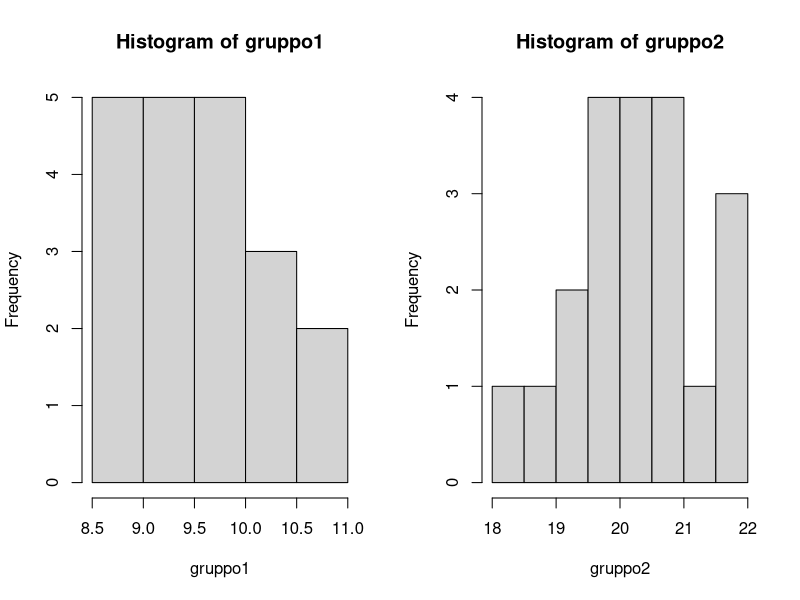
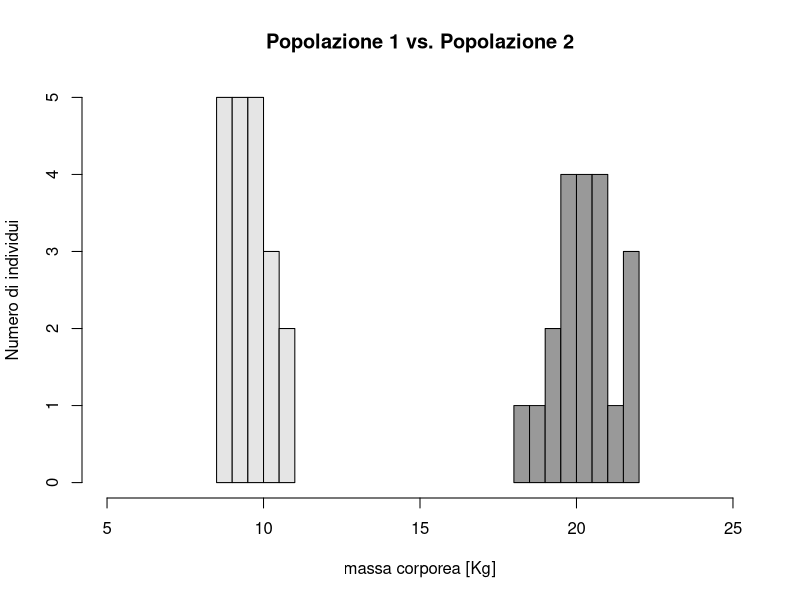
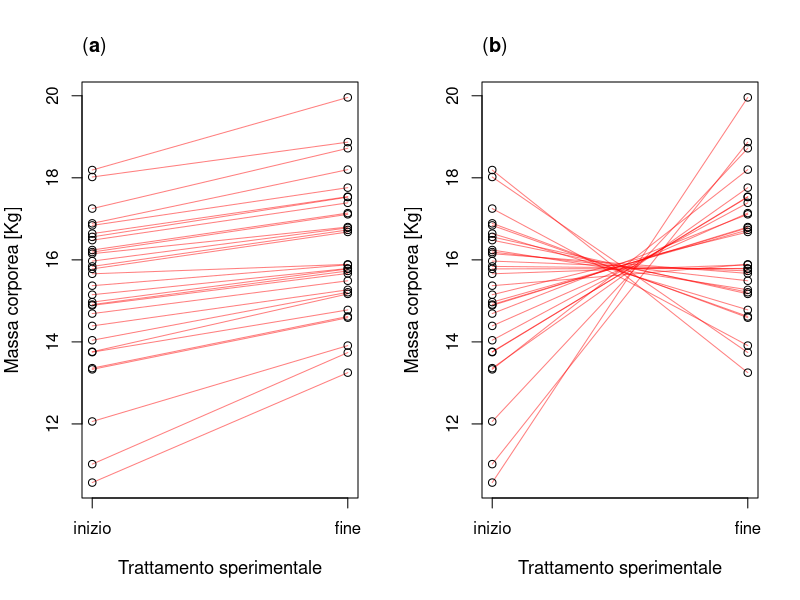

Here is the R script that generated these plots, in order:


rm(list=ls())
gruppo1 <- c(10.06, 9.47, 9.25, 9.72, 10.16, 9.91, 9.47, 10.57, 8.87, 9.62, 8.97, 8.92, 10.94, 10.14, 9.29, 9.00, 9.60, 9.71, 8.88, 9.26)

gruppo2 <- c(19.42, 19.29, 21.71, 20.26, 18.42, 20.61, 18.86, 20.91, 20.22, 20.44, 20.23, 20.00, 21.71, 20.70, 20.63, 19.64, 21.84, 21.25, 19.63, 19.56)



## ----chap02hist01, warning = F, tidy=F, fig.align="center", fig.width=6.5, fig.height=4, fig.cap="Distribuzioni di frequenza delle masse corporee osservate in $Popolazione 1$ e $Popolazione 2$ sulla base dei campioni raccolti."----
# definiamo una finestra grafica con una riga e due colonne:
par(mfrow=c(1,2))
hist(gruppo1)
hist(gruppo2)


## ----chap02hist02, warning = F, fig.align="center", fig.width=6.5, fig.height=4, echo=F, fig.cap="Distribuzioni di frequenza delle masse corporee osservate in $Popolazione 1$ (in grigio chiaro) e $Popolazione 2$ (in grigio scuro) rappresentate sullo stesso sistema di assi cartesiani."----
par(mfrow=c(1,1))
hist(gruppo1, col="grey90", 
	xlim=c(5, 25), # limiti dell'asse x
	xlab="massa corporea [Kg]", # etichetta dell'asse x
	ylab="Numero di individui", # etichetta dell'asse y
	main="Popolazione 1 vs. Popolazione 2" # titolo del grafico
	)

hist(gruppo2, add=TRUE, col="grey60")
# add=TRUE permette di aggiungere l'istogramma al sistema di assi esistente


## ------------------------------------------------------------------------------------
t.test(gruppo1, gruppo2) # test t di Welch


## ------------------------------------------------------------------------------------
t.test(gruppo1, gruppo2, var.equal=T) # test t di Student


## ------------------------------------------------------------------------------------
t.test(gruppo1)


## ------------------------------------------------------------------------------------
t.test(gruppo1, mu=9.5)


## ----echo=F--------------------------------------------------------------------------
pvalttest <- round(t.test(gruppo1, mu=9.5)$p.value, 3)


## ------------------------------------------------------------------------------------
prima <- gruppo1
dopo <- gruppo2


## ------------------------------------------------------------------------------------
t.test(x = prima, y = dopo, paired=TRUE)


## ----chap02paireddata, warning = F, fig.align="center", fig.width=6.5, fig.height=4, echo=F, fig.cap="Due possibili risposte della massa corporea di un gruppo di individui ad un trattamento sperimentale. Le linee uniscono la massa corporea di ciascun individuo all'inizio e alla fine del trattamento sperimentale. La massa corporea individuale media all'inizio e alla fine del trattamento sperimentale è uguale nei due casi, ma nel caso (a) tutti gli individui rispondono similmente al trattamento sperimentale, mentre nel caso (b) le risposte variano ampiamente."----
set.seed(1)
# simulate data
x1 <- round(rnorm(n=30, mean=15, sd=2), 2)
x2 <- round(rnorm(n=30, mean=16, sd=2), 2)

# arrange the data in a dataset
dd <- data.frame(ID=rep(paste("ID", seq(1,30, by=1), sep="_"),2),
 						response=c(x1,x2),
 						group=c(rep("A", 30), rep("B", 30))
 						)
# 
# 
dd$time=c(rep(0,30), rep(1, 30)) # measurements taken 15 days apart
# dd$jittime <- jitter(dd$time,.1) # just to prettify the graph
dd$jittime <- dd$time
par(mfrow=c(1,2), cex.lab=1.1)


casoA_prima <- sort(x1, decreasing = T)
casoA_dopo <- sort(x2, decreasing = T)
dd$response2 <- c(sort(x1, decreasing = T), sort(x2, decreasing = T))
plot(response2 ~ jittime, data=dd, pch=NA, xaxt = "n",
 xlab="Trattamento sperimentale", ylab="Massa corporea [Kg]", main=""
 )
arrows(dd$jittime[1:30], dd$response2[1:30], dd$jittime[31:60], dd$response2[31:60], length = 0, col= adjustcolor("red", alpha.f=.5))
points(response2 ~ jittime, data=dd)
axis(1, at = c(0, 1), labels=c("inizio", "fine"))
mtext(side=3, line=1.1, cex=1.2, adj=0, text=expression(paste("(", bold(a), ")")))

casoB_prima <- sort(x1, decreasing = F)
casoB_dopo <- sort(x2, decreasing = T)

dd$response3 <- c(sort(x1, decreasing = F), sort(x2, decreasing = T))
plot(response3 ~ jittime, data=dd, pch=NA, xaxt = "n",
 xlab="Trattamento sperimentale", ylab="Massa corporea [Kg]", main=""
 )
arrows(dd$jittime[1:30], dd$response3[1:30], dd$jittime[31:60], dd$response3[31:60], length = 0, col= adjustcolor("red", alpha.f=.5))
points(response3 ~ jittime, data=dd)
axis(1, at = c(0, 1), labels=c("inizio", "fine"))
mtext(side=3, line=1.1, cex=1.2, adj=0, text=expression(paste("(", bold(b), ")")))
